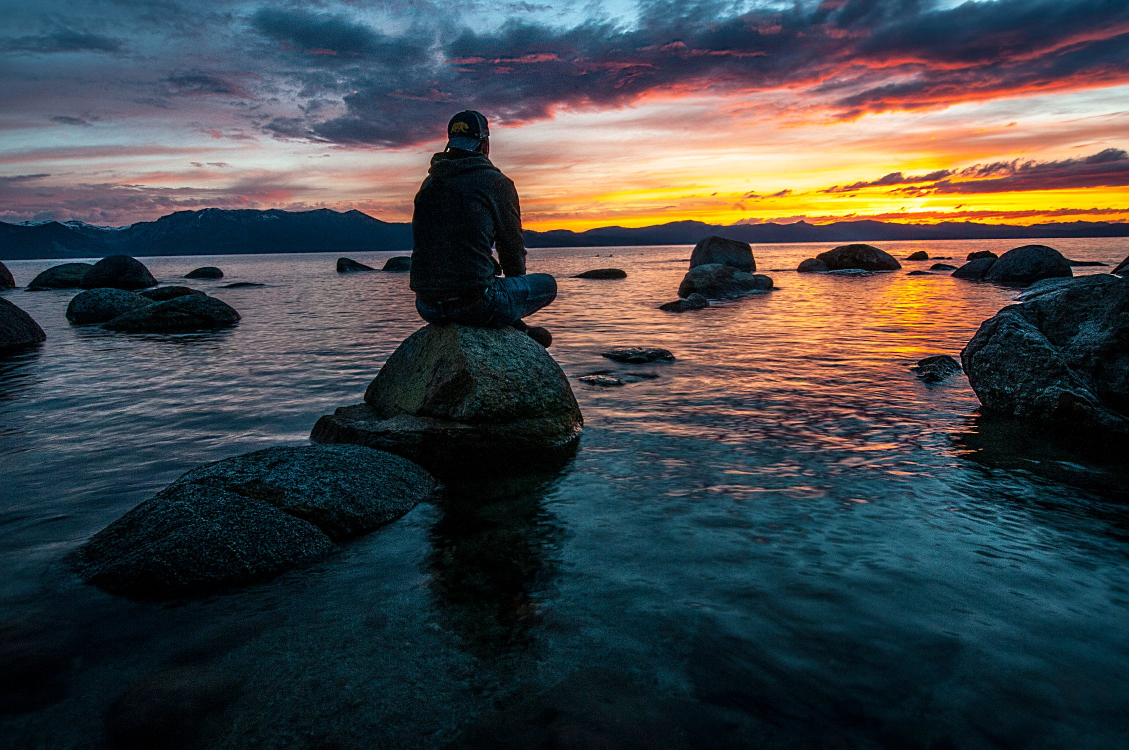
#> input picture src/06 - Trackbar/pexel.jpeg, 2258 x 1500 px, given in place of the camera (shown at 1/2 size)
$ python 01-img_analysis.py
#> lines starting #> are read from the running program, lines starting #| are printed output that depends on the picture; after the words box and inside, x2 and y2 are one past the last pixel; in counts of white or black regions, pixels touching at a corner belong together
import cv2
import numpy as np

def nothing(x):
    pass

cap=cv2.VideoCapture(0)
cv2.namedWindow('image')
cv2.resizeWindow('image',600,350)


# Creating trackbar
cv2.createTrackbar('lh','image',0,255,nothing)
cv2.createTrackbar('uh','image',0,255,nothing)
cv2.createTrackbar('ls','image',0,255,nothing)
cv2.createTrackbar('us','image',0,255,nothing)
cv2.createTrackbar('lv','image',0,255,nothing)
cv2.createTrackbar('uv','image',0,255,nothing)
#cv2.createTrackbar('switch','image',0,1,nothing)

#set track bar
cv2.setTrackbarPos('lh','image',0)
cv2.setTrackbarPos('uh','image',58)
cv2.setTrackbarPos('ls','image',45)
cv2.setTrackbarPos('us','image',255)
cv2.setTrackbarPos('lv','image',54)
cv2.setTrackbarPos('uv','image',168)


while True:

    # Read image
    _ , img=cap.read()
#> img is the input picture: shape (1500, 2258, 3); mean B, G, R 71.6, 69.9, 66.6

    hsv = cv2.cvtColor(img,cv2.COLOR_BGR2HSV)
#> hsv: shape (1500, 2258, 3); mean H, S, V 88.4, 150.5, 90.8

    # Reading trackbar
    lh=cv2.getTrackbarPos('lh','image')
    uh=cv2.getTrackbarPos('uh','image')
    ls=cv2.getTrackbarPos('ls','image')
    us=cv2.getTrackbarPos('us','image')
    lv=cv2.getTrackbarPos('lv','image')
    uv=cv2.getTrackbarPos('uv','image')

    l_r=np.array([lh,ls,lv])
    u_r=np.array([uh,us,uv])

    mask = cv2.inRange(hsv,l_r,u_r)
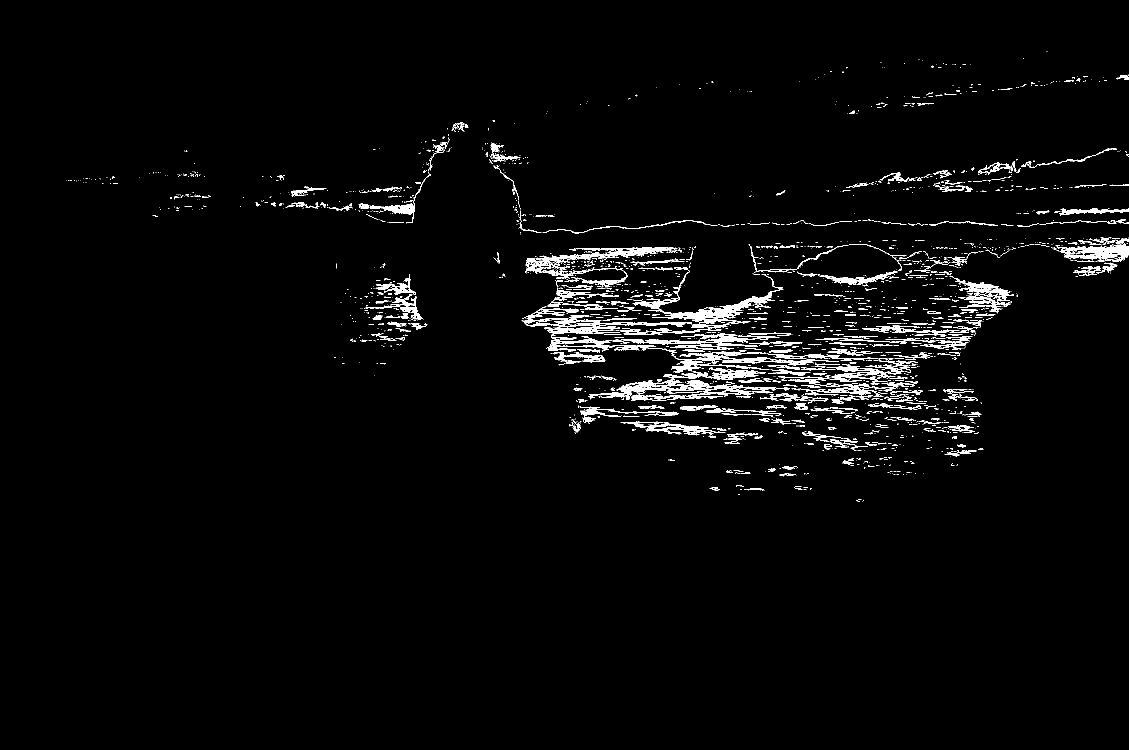
#> mask: shape (1500, 2258) (shown at 1/2 size); 2.6% white; 2348 white regions (1898 under 20 px), largest, box (x1, y1, x2, y2) and area: (1176, 734, 1580, 802) 6913, (1092, 670, 1680, 746) 6151, (1050, 495, 1355, 574) 4535
    res = cv2.bitwise_and(img,img,mask=mask)

    # Blur operation

    kernel = np.ones((15,15),np.float32)/225
    s = cv2.filter2D(res, -1 , kernel)
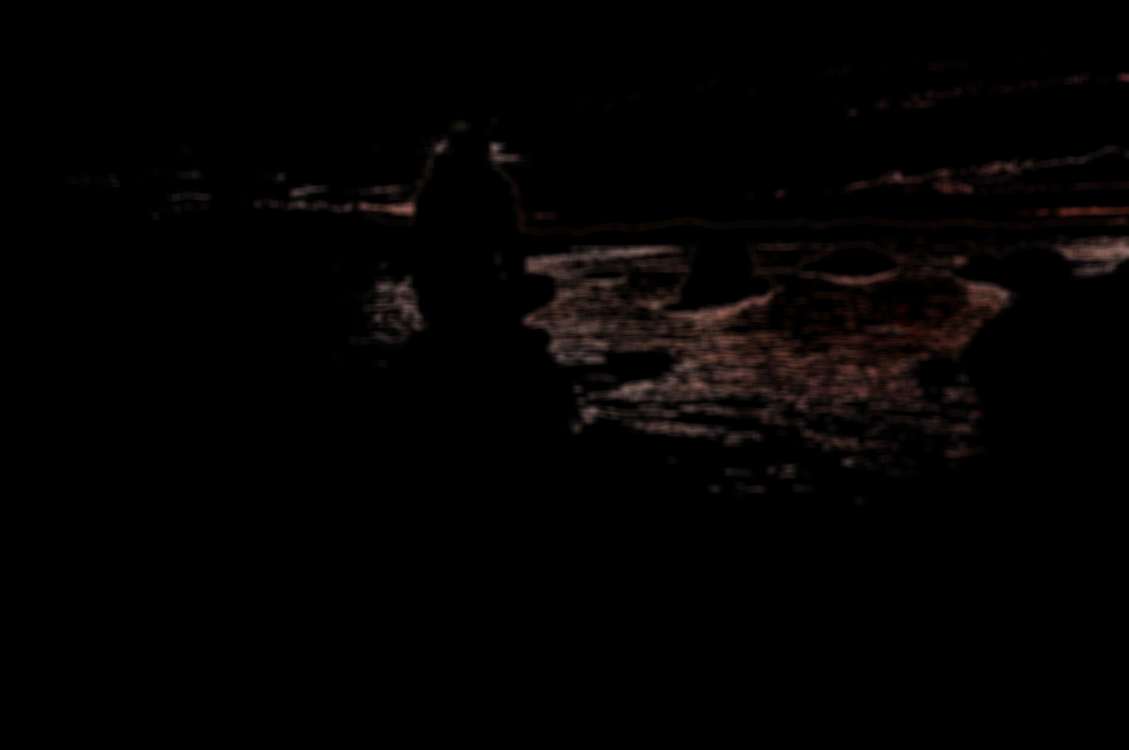
#> s: shape (1500, 2258, 3) (shown at 1/2 size); mean B, G, R 2, 2.3, 3.5
    b = cv2.GaussianBlur(res,(15,15),0)
    m = cv2.medianBlur(res,15)
    bb = cv2.bilateralFilter(res , 15 , 75, 75)

    # Morphology operation
    k2 = np.ones((5,5) , np.uint8)
    e = cv2.erode(mask,k2,1)
#> e: shape (1500, 2258); 0.15% white; 319 white regions (272 under 20 px), largest, box (x1, y1, x2, y2) and area: (1386, 613, 1469, 641) 655, (2193, 492, 2258, 512) 435, (771, 410, 825, 426) 339
    d = cv2.dilate(mask,k2,1)
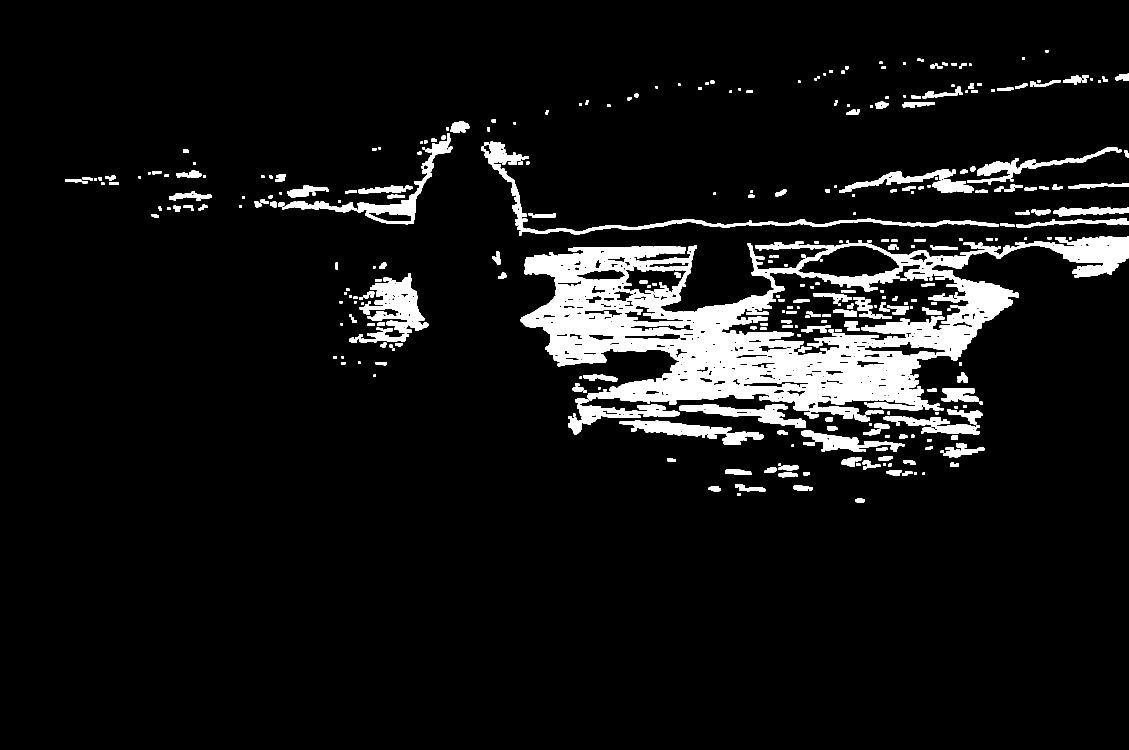
#> d: shape (1500, 2258) (shown at 1/2 size); 7.6% white; 392 white regions, largest, box (x1, y1, x2, y2) and area: (1041, 472, 2258, 822) 155466, (719, 546, 857, 666) 7516, (962, 283, 1492, 471) 6567
    o = cv2.morphologyEx(mask,cv2.MORPH_OPEN,k2)
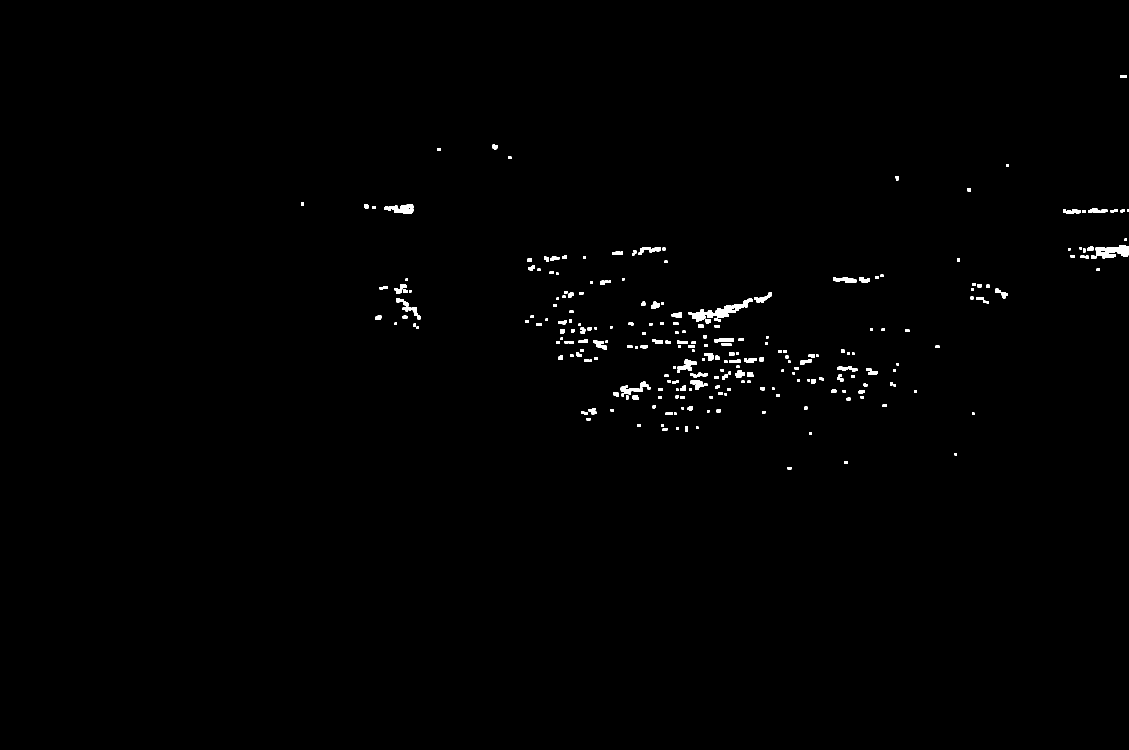
#> o: shape (1500, 2258) (shown at 1/2 size); 0.61% white; 257 white regions, largest, box (x1, y1, x2, y2) and area: (1384, 597, 1506, 643) 1652, (2182, 490, 2258, 517) 1222, (769, 408, 827, 428) 731
    c = cv2.morphologyEx(mask,cv2.MORPH_CLOSE,k2)
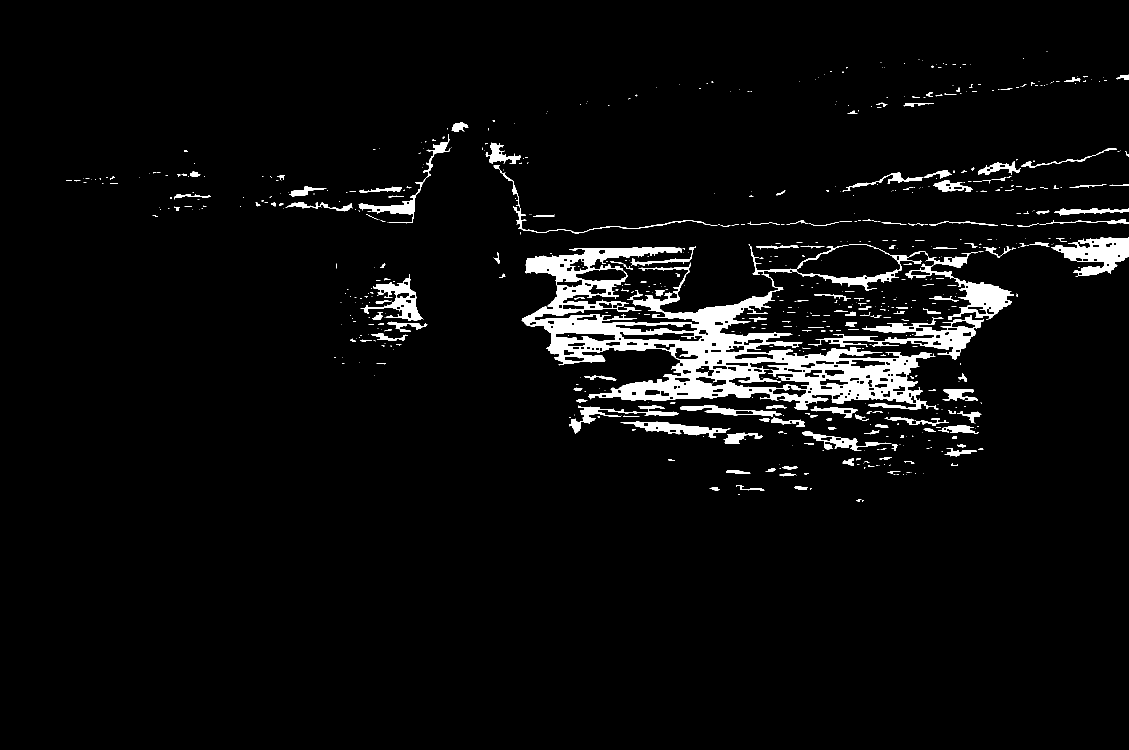
#> c: shape (1500, 2258) (shown at 1/2 size); 4.2% white; 667 white regions (483 under 20 px), largest, box (x1, y1, x2, y2) and area: (1043, 488, 1877, 820) 78693, (1616, 630, 1968, 719) 7418, (1811, 504, 2028, 640) 6449
    oc = cv2.morphologyEx(o,cv2.MORPH_CLOSE,k2) #same as close+open
#> oc: shape (1500, 2258); 0.65% white; 182 white regions, largest, box (x1, y1, x2, y2) and area: (1377, 584, 1544, 648) 2306, (2159, 490, 2258, 517) 1654, (1241, 763, 1301, 799) 763


    #output

    #cv2.imshow('img',img)
    #cv2.imshow('mask',mask)
    #cv2.waitKey(1000)

    cv2.imshow('res',res)
    # [18 lines of commented-out code are left out]

    if cv2.waitKey(1) & 0xFF==ord('q'):
#> (key q is pressed here)
        break

cap.release()
cv2.destroyAllWindows()
